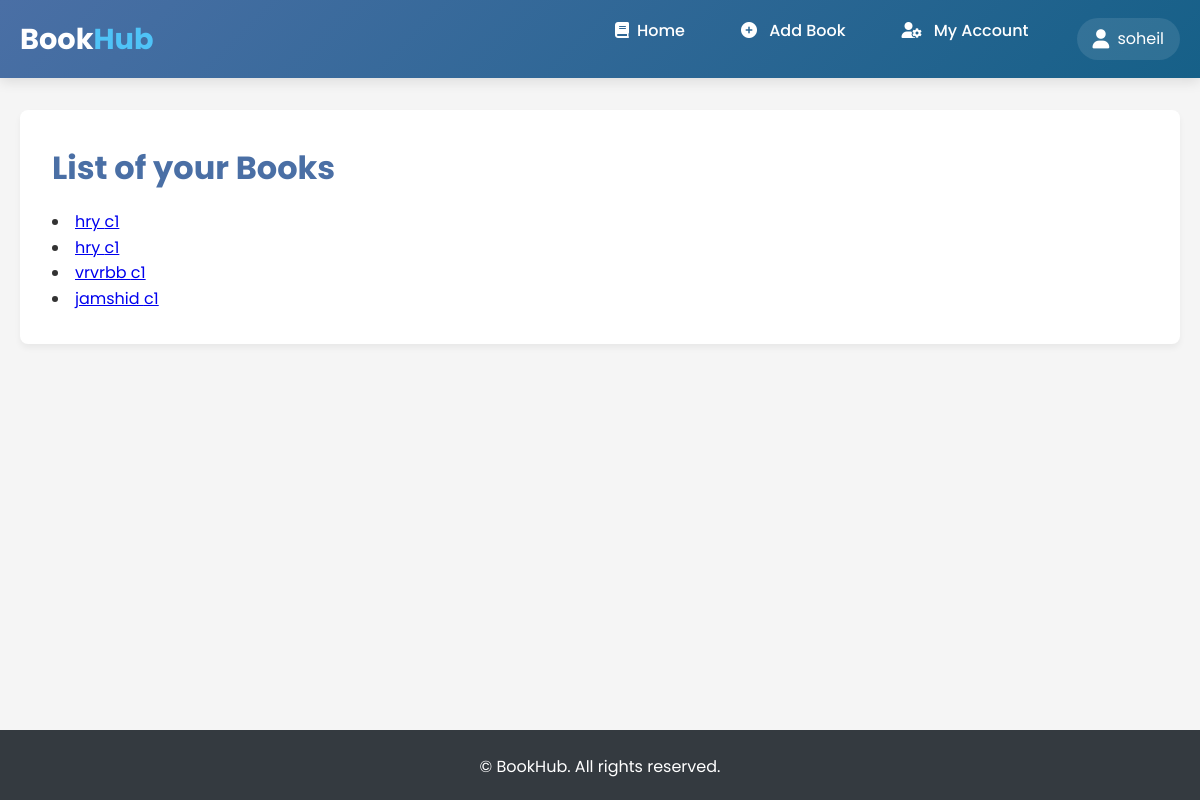
/home/listView/ (signed in), run on an earlier commit of the app's database.
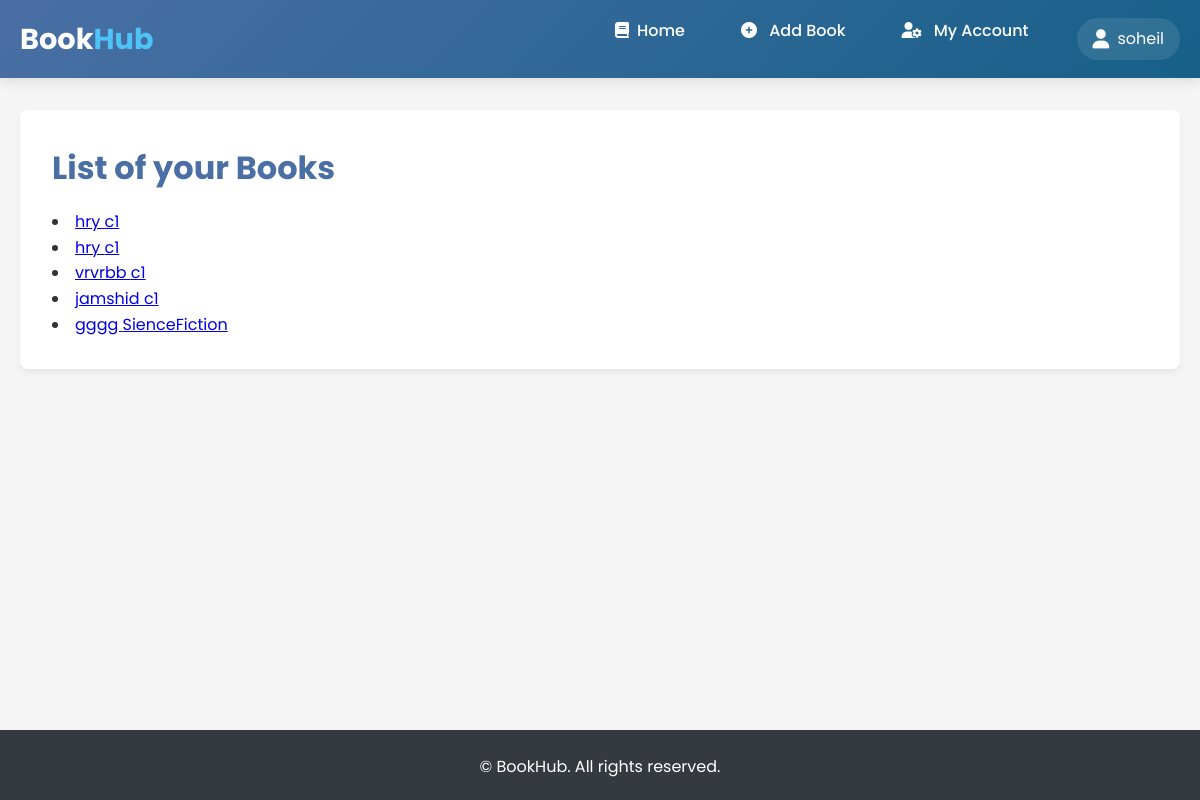
And on a later commit of the database.
### books/models.py (models this page shows)
class Book(models.Model):
    BookName = models.CharField(max_length=50)
    Chocies = {"Derama": "Derama", "Action'": 'Action',
               "SienceFiction": 'SienceFiction', "Sience": 'Sience', "Story": "Story"}
    Title = models.CharField(max_length=40, choices=Chocies)
    Author = models.CharField(max_length=40)
    TimeCreated = models.DateTimeField(auto_now=True)
    Creator = models.ForeignKey(User, on_delete=models.CASCADE)

### books/views.py (the view)
# urls.py: path("listView/", List_view),
def List_view(request):
    books = Book.objects.filter(Creator=request.user)
    context = {"books": books, 'user': request.user}
    return render(request, 'books/list_books.html', context)

### books/templates/books/list_books.html (shortened to what this page needs)
{% load static %}
<!DOCTYPE html>
<html lang="en">
<head>
    <link rel="stylesheet" href="https://cdnjs.cloudflare.com/ajax/libs/font-awesome/6.0.0-beta3/css/all.min.css">
</head>
<body>
    <header>
        <div class="container">
            <div class="header-content">
                <a href="/home/" class="logo">Book<span>Hub</span></a>
                <nav>
                    <ul>
                        <li><a href="/home/"><i class="fas fa-book"></i>Home</a></li>
                        <li><a href="/home/addBook/"><i class="fas fa-plus-circle"></i> Add Book</a></li>
                        <li><a href="/home/Account/"><i class="fas fa-user-cog"></i> My Account</a></li>
                        {% if user.is_authenticated %}
                        <li class="user-info">
                            <i class="fas fa-user"></i>
                            <span>{{ user.username }}</span>
                        </li>
                        {% endif %}
                    </ul>
                </nav>
            </div>
        </div>
    </header>
    <main>
        <div class="container">
            <div class="welcome-message">
                <h1>List of your Books</h1>
                {%for book in books%}
                <li><a href="detail/{{book.pk}}">{{book.BookName}} {{book.Title}}</a></li>
                {%endfor%}
            </div>
        </div>
    </main>
    <footer>
        <div class="container">
            <p>&copy; BookHub. All rights reserved.</p>
        </div>
    </footer>
</body>
</html>

### books/templates/books/list_books.html (style rules this page uses)
:root { --primary-color: #4a6fa5; --secondary-color: #166088; --accent-color: #4fc3f7; --light-color: #f8f9fa; --dark-color: #343a40; --success-color: #28a745; }
* { margin: 0; padding: 0; box-sizing: border-box; font-family: 'Poppins', sans-serif; }
body { background-color: #f5f5f5; color: #333; line-height: 1.6; }
.container { max-width: 1200px; margin: 0 auto; padding: 0 20px; }
header { background: linear-gradient(135deg, var(--primary-color), var(--secondary-color)); background-color: var(--primary-color); color: white; padding: 1rem 0; box-shadow: 0 4px 12px rgba(0, 0, 0, 0.1); }
.header-content { display: flex; justify-content: space-between; align-items: center; }
.logo { font-size: 1.8rem; font-weight: 700; color: white; text-decoration: none; }
.logo span { color: var(--accent-color); }
nav ul { display: flex; list-style: none; }
nav ul li { margin-left: 1.5rem; }
nav ul li a { color: white; text-decoration: none; font-weight: 500; font-size: 1rem; transition: all 0.3s ease; padding: 0.5rem 1rem; border-radius: 4px; }
nav ul li a i { margin-right: 8px; }
.user-info { display: flex; align-items: center; background-color: rgba(255, 255, 255, 0.1); padding: 0.5rem 1rem; border-radius: 50px; margin-left: 2rem; }
.user-info i { margin-right: 8px; font-size: 1.2rem; }
main { padding: 2rem 0; min-height: calc(100vh - 180px); }
.welcome-message { background-color: white; padding: 2rem; border-radius: 8px; box-shadow: 0 4px 6px rgba(0, 0, 0, 0.05); margin-bottom: 2rem; }
.welcome-message h1 { color: var(--primary-color); margin-bottom: 1rem; }
footer { background-color: var(--dark-color); color: white; text-align: center; padding: 1.5rem 0; margin-top: 2rem; }

What changed in the data, as far as the page shows it:
added Book: BookName "gggg", Title "SienceFiction"
